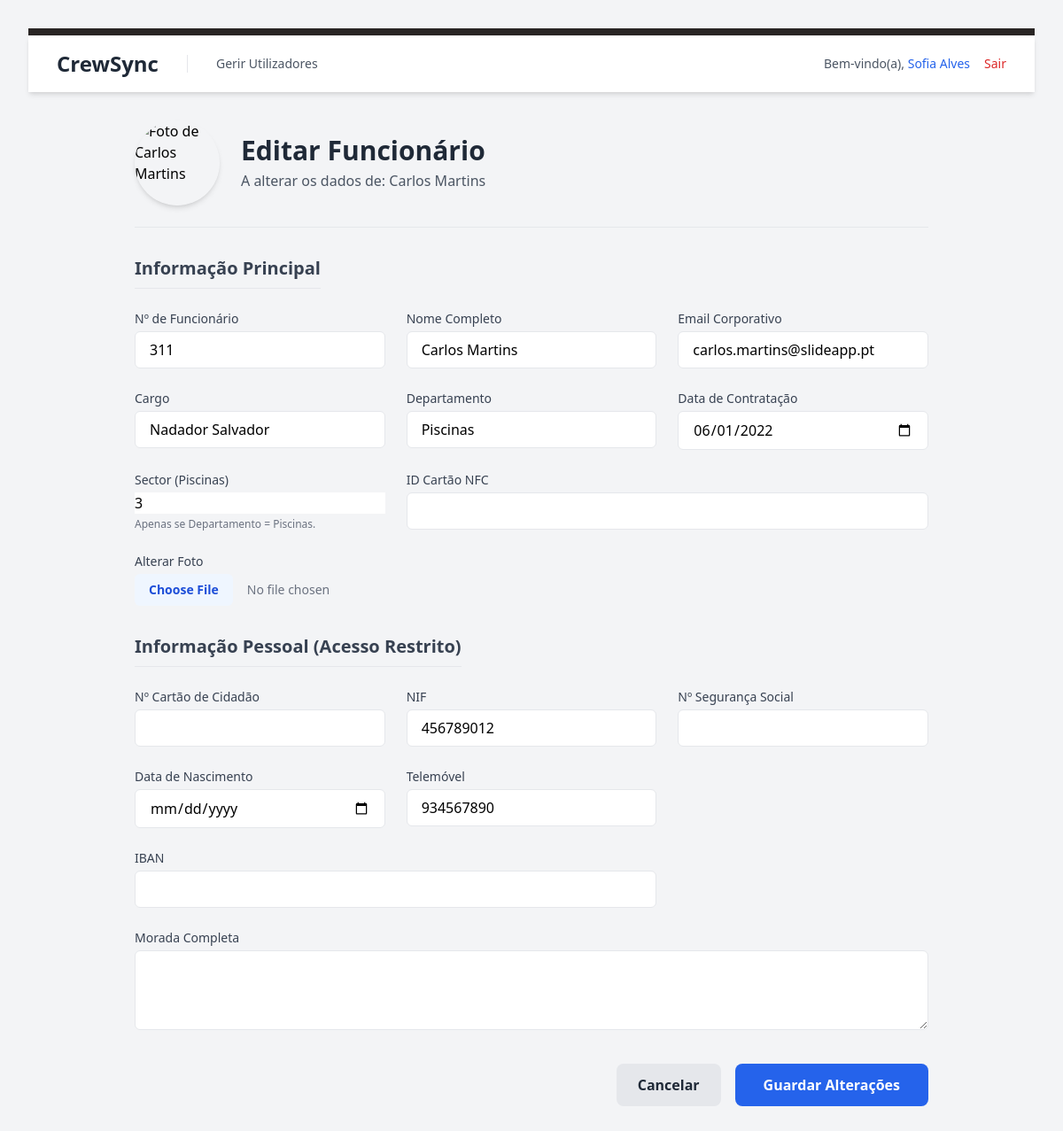
/public/editar_funcionario.php?id=4 (signed in), run on the app's committed database.
### tables this page shows
CREATE TABLE `funcionarios_dados_pessoais` (
  `funcionario_id` int(10) UNSIGNED NOT NULL,
  `nif` varchar(9) DEFAULT NULL,
  `nss` varchar(11) DEFAULT NULL,
  `cartao_cidadao` varchar(20) DEFAULT NULL,
  `data_nascimento` date DEFAULT NULL,
  `telemovel` varchar(20) DEFAULT NULL,
  `morada_completa` text DEFAULT NULL,
  `iban` varchar(25) DEFAULT NULL
);

CREATE TABLE `funcionarios` (
  `id` int(10) UNSIGNED NOT NULL,
  `numero_funcionario` varchar(20) DEFAULT NULL,
  `nome_completo` varchar(255) NOT NULL,
  `email_corporativo` varchar(255) DEFAULT NULL,
  `cargo` varchar(100) NOT NULL,
  `departamento` varchar(100) NOT NULL,
  `sector_piscina` int(10) UNSIGNED DEFAULT NULL COMMENT 'Número do sector específico para quem trabalha nas Piscinas',
  `foto_path` varchar(255) DEFAULT NULL,
  `nfc_card_id` varchar(50) DEFAULT NULL,
  `data_contratacao` date NOT NULL,
  `ativo` tinyint(1) NOT NULL DEFAULT 1,
  `created_at` timestamp NOT NULL DEFAULT current_timestamp(),
  `updated_at` timestamp NOT NULL DEFAULT current_timestamp() ON UPDATE current_timestamp()
);

### src/auth_guard.php (called while the page is built, shortened)
<?php
$utilizador_logado = [
    'id' => $_SESSION['user_id'],
    'email' => $_SESSION['user_email'],
    'role_id' => $_SESSION['user_role_id'],
    'funcionario_id' => $_SESSION['user_funcionario_id'],
    'nome' => $_SESSION['user_name'] ?? null
];
?>

### public/editar_funcionario.php (the view, shortened to what this page needs)
<?php
require_once '../src/auth_guard.php';
require_once '../config/db.php';
$funcionario_id_a_editar = (int)$_GET['id'];
try {
    $stmt_check = $pdo->prepare("SELECT * FROM funcionarios f LEFT JOIN funcionarios_dados_pessoais dp ON f.id = dp.funcionario_id WHERE f.id = ?");
    $stmt_check->execute([$funcionario_id_a_editar]);
    $funcionario = $stmt_check->fetch(PDO::FETCH_ASSOC);
} catch (PDOException $e) {
    die("Erro ao carregar dados do funcionário: " . $e->getMessage());
}
?>
<!DOCTYPE html>
<html lang="pt-PT" class="bg-gray-100">
<head>
    <link href="/slide_rh_app/public/css/style.css" rel="stylesheet">
</head>
<body class="p-8">
    <?php include_once '../src/templates/header.php'; ?>
    <main class="p-8">
    <div class="max-w-4xl mx-auto">
        <div class="flex items-center gap-6 mb-8 pb-6 border-b">
            <img class="h-24 w-24 rounded-full object-cover shadow-md flex-shrink-0" src="mostrar_foto.php?id=<?= $funcionario['id'] ?>" alt="Foto de <?= htmlspecialchars($funcionario['nome_completo']) ?>">
            <div>
                <h1 class="text-3xl font-bold text-gray-800">Editar Funcionário</h1>
                <p class="text-gray-600 mt-1">A alterar os dados de: <strong class="font-medium"><?= htmlspecialchars($funcionario['nome_completo']) ?></strong></p>
            </div>
        </div>
        <form action="editar_funcionario.php?id=<?= $funcionario['id'] ?>" method="POST" enctype="multipart/form-data">
            <fieldset class="mb-8">
                <legend class="text-xl font-semibold text-gray-700 mb-6 border-b pb-2">Informação Principal</legend>
                <div class="grid grid-cols-1 md:grid-cols-2 lg:grid-cols-3 gap-6">
                    <div>
                        <label for="numero_funcionario" class="block text-sm font-medium text-gray-700 mb-1">Nº de Funcionário</label>
                        <input type="text" id="numero_funcionario" name="numero_funcionario" value="<?= htmlspecialchars($funcionario['numero_funcionario'] ?? '') ?>" class="w-full px-4 py-2 border rounded-md" required>
                    </div>
                    <div>
                        <label for="nome_completo" class="block text-sm font-medium text-gray-700 mb-1">Nome Completo</label>
                        <input type="text" id="nome_completo" name="nome_completo" value="<?= htmlspecialchars($funcionario['nome_completo'] ?? '') ?>" class="w-full px-4 py-2 border rounded-md" required>
                    </div>
                    <div>
                        <label for="email_corporativo" class="block text-sm font-medium text-gray-700 mb-1">Email Corporativo</label>
                        <input type="email" id="email_corporativo" name="email_corporativo" value="<?= htmlspecialchars($funcionario['email_corporativo'] ?? '') ?>" class="w-full px-4 py-2 border rounded-md" required>
                    </div>
                    <div>
                        <label for="cargo" class="block text-sm font-medium text-gray-700 mb-1">Cargo</label>
                        <input type="text" id="cargo" name="cargo" value="<?= htmlspecialchars($funcionario['cargo'] ?? '') ?>" class="w-full px-4 py-2 border rounded-md" required>
                    </div>
                    <div>
                        <label for="departamento" class="block text-sm font-medium text-gray-700 mb-1">Departamento</label>
                        <input type="text" id="departamento" name="departamento" value="<?= htmlspecialchars($funcionario['departamento'] ?? '') ?>" class="w-full px-4 py-2 border rounded-md" required>
                    </div>
                    <div>
                        <label for="data_contratacao" class="block text-sm font-medium text-gray-700 mb-1">Data de Contratação</label>
                        <input type="date" id="data_contratacao" name="data_contratacao" value="<?= htmlspecialchars($funcionario['data_contratacao'] ?? '') ?>" class="w-full px-4 py-2 border rounded-md" required>
                    </div>
                    <div>
                        <label for="sector_piscina" class="block text-sm font-medium text-gray-700 mb-1">Sector (Piscinas)</label>
                        <input type="number" id="sector_piscina" name="sector_piscina" value="<?= htmlspecialchars($funcionario['sector_piscina'] ?? '') ?>" class="w-full ..." min="1">
                        <p class="text-xs text-gray-500 mt-1">Apenas se Departamento = Piscinas.</p>
                    </div>
                    <div class="md:col-span-2">
                        <label for="nfc_card_id" class="block text-sm font-medium text-gray-700 mb-1">ID Cartão NFC</label>
                        <input type="text" id="nfc_card_id" name="nfc_card_id" value="<?= htmlspecialchars($funcionario['nfc_card_id'] ?? '') ?>" class="w-full px-4 py-2 border rounded-md">
                    </div>
                    <div>
                        <label for="foto" class="block text-sm font-medium text-gray-700 mb-1">Alterar Foto</label>
                        <input type="file" id="foto" name="foto" accept="image/png, image/jpeg, image/gif" class="w-full text-sm text-gray-500 file:mr-4 file:py-2 file:px-4 file:rounded-md file:border-0 file:text-sm file:font-semibold file:bg-blue-50 file:text-blue-700 hover:file:bg-blue-100"/>
                    </div>
                </div>
            </fieldset>
            <?php if ((int)$utilizador_logado['role_id'] === ROLE_ADMIN || (int)$utilizador_logado['role_id'] === ROLE_RH): ?>
             <fieldset>
                <legend class="text-xl font-semibold text-gray-700 mb-6 border-b pb-2">Informação Pessoal (Acesso Restrito)</legend>
                <div class="grid grid-cols-1 md:grid-cols-2 lg:grid-cols-3 gap-6">
                    <div>
                        <label for="cartao_cidadao" class="block text-sm font-medium text-gray-700 mb-1">Nº Cartão de Cidadão</label>
                        <input type="text" id="cartao_cidadao" name="cartao_cidadao" value="<?= htmlspecialchars($funcionario['cartao_cidadao'] ?? '') ?>" class="w-full px-4 py-2 border rounded-md">
                    </div>
                    <div>
                        <label for="nif" class="block text-sm font-medium text-gray-700 mb-1">NIF</label>
                        <input type="text" id="nif" name="nif" value="<?= htmlspecialchars($funcionario['nif'] ?? '') ?>" class="w-full px-4 py-2 border rounded-md">
                    </div>
                    <div>
                        <label for="nss" class="block text-sm font-medium text-gray-700 mb-1">Nº Segurança Social</label>
                        <input type="text" id="nss" name="nss" value="<?= htmlspecialchars($funcionario['nss'] ?? '') ?>" class="w-full px-4 py-2 border rounded-md">
                    </div>
                    <div>
                        <label for="data_nascimento" class="block text-sm font-medium text-gray-700 mb-1">Data de Nascimento</label>
                        <input type="date" id="data_nascimento" name="data_nascimento" value="<?= htmlspecialchars($funcionario['data_nascimento'] ?? '') ?>" class="w-full px-4 py-2 border rounded-md">
                    </div>
                    <div>
                        <label for="telemovel" class="block text-sm font-medium text-gray-700 mb-1">Telemóvel</label>
                        <input type="tel" id="telemovel" name="telemovel" value="<?= htmlspecialchars($funcionario['telemovel'] ?? '') ?>" class="w-full px-4 py-2 border rounded-md">
                    </div>
                    <div class="lg:col-span-2">
                        <label for="iban" class="block text-sm font-medium text-gray-700 mb-1">IBAN</label>
                        <input type="text" id="iban" name="iban" value="<?= htmlspecialchars($funcionario['iban'] ?? '') ?>" class="w-full px-4 py-2 border rounded-md">
                    </div>
                </div>
                <div class="mt-6">
                    <label for="morada_completa" class="block text-sm font-medium text-gray-700 mb-1">Morada Completa</label>
                    <textarea id="morada_completa" name="morada_completa" rows="3" class="w-full px-4 py-2 border rounded-md"><?= htmlspecialchars($funcionario['morada_completa'] ?? '') ?></textarea>
                </div>
             </fieldset>
            <?php endif; ?>
            <div class="mt-8 flex justify-end gap-4">
                <a href="listar_funcionarios.php" class="bg-gray-200 text-gray-800 font-bold py-3 px-6 rounded-lg hover:bg-gray-300 transition-colors">
                    Cancelar
                </a>
                <button type="submit" class="bg-blue-600 text-white font-bold py-3 px-8 rounded-lg hover:bg-blue-700 transition-colors">
                    Guardar Alterações
                </button>
            </div>
        </form>
    </div>
    </main>
</body>
</html>

### data on the page
funcionarios_dados_pessoais: funcionario_id.nome_completo "Carlos Martins", numero_funcionario "311", nome_completo "Carlos Martins", email_corporativo "carlos.martins@slideapp.pt", cargo "Nadador Salvador", departamento "Piscinas", data_contratacao "06/01/2022", sector_piscina "3", nif "456789012", telemovel "934567890"

### other printed values
$_SESSION['user_name'] "Sofia Alves"
